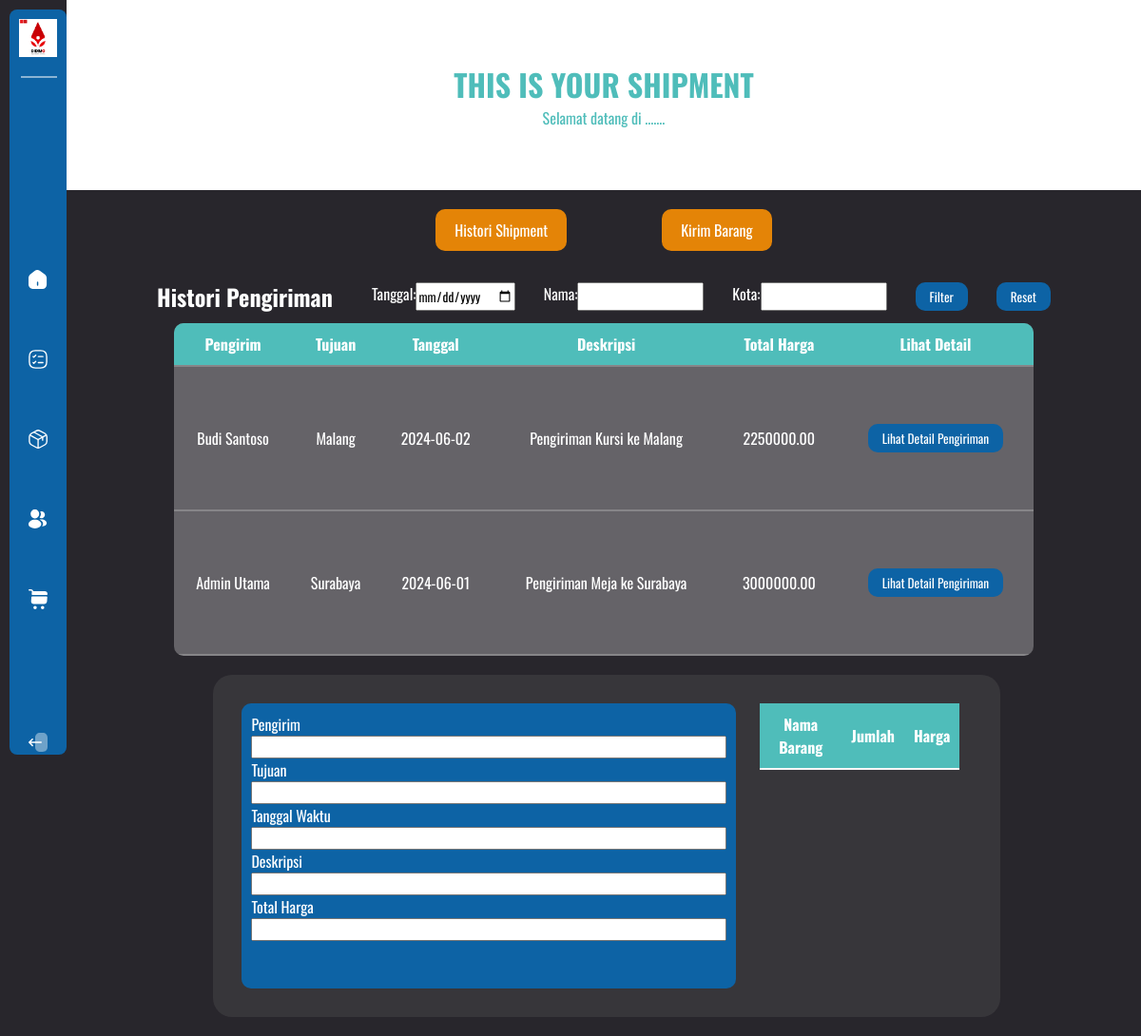
/display/shipment.php (signed in), run on the app's committed database.
### tables this page shows
CREATE TABLE IF NOT EXISTS shipment (
    idShipment INT AUTO_INCREMENT PRIMARY KEY,
    idRole INT NOT NULL,
    tujuan VARCHAR(100) NOT NULL,
    tanggal DATE NOT NULL,
    deskripsi TEXT,
    totalHarga DECIMAL(15,2) NOT NULL,
    FOREIGN KEY (idRole) REFERENCES role(idRole) ON DELETE CASCADE
);

CREATE TABLE IF NOT EXISTS employee (
    idEmployee INT AUTO_INCREMENT PRIMARY KEY,
    nama VARCHAR(100) NOT NULL,
    email VARCHAR(100) NOT NULL UNIQUE,
    password VARCHAR(255) NOT NULL,
    telp VARCHAR(20),
    salary DECIMAL(15,2) DEFAULT 0,
    status ENUM('active','nonactive') DEFAULT 'active'
);

### Pengiriman.php (called while the page is built, shortened)
<?php
require_once('DbConnection.php');
class Pengiriman{
    private $database;
    public function __construct($idShipment = null, $idRole = null, $tanggal = null, $tujuan = null,$totalHarga = null, $deskripsi = null) {
       $this->database = new DbConnection();
    }
    function getDataShipment(){
        $sql = "SELECT * FROM shipment s INNER JOIN role r ON s.idRole = r.idRole INNER JOIN employee e ON e.idEmployee = r.idEmployee ORDER BY s.tanggal DESC ;";
        $statement = $this->database->db->query($sql);
        $data = $statement->fetchAll(PDO::FETCH_ASSOC);
        return $data;
    }
}
?>

### DbConnection.php (called while the page is built, shortened)
<?php
class DbConnection{
    public function __construct()
    {
        $dsn = "mysql:host=".DB_HOST.";dbname=".DB_NAME.";charset=UTF8";
        try{
            $pdo = new PDO($dsn,DB_USER,DB_PSWD);
            if($pdo){
                $this->db = $pdo;
            }
        } catch(PDOException $e){
            echo $e->getMessage();
        }
    }
}
?>

### display/shipment.php (the view, shortened to what this page needs)
<?php
  include('../Pengiriman.php');
  @$dataDetail = [];
  @$histori = [];
  function getDataHistori($tanggal = null, $tujuan = null, $nama = null){
    $shipment = new Pengiriman();
    if($tanggal != null || $tujuan !=null || $nama != null){
    $data = $shipment-> filterShipment($tanggal, $tujuan, $nama);
    return $data;
    }else{
    $data = $shipment->getDataShipment();
    return $data;
    }
  }
?>
<!DOCTYPE html>
<html lang="en">
<head>
    <link rel="stylesheet" type="text/css" href="../style/shipment.css" />
</head>
<body>
<main>
<div class="header">
  <h1>THIS IS YOUR SHIPMENT</h1>
  <p>Selamat datang di .......</p>
</div>
<div class="page">
    <a href="#">Histori Shipment</a>
    <a href="shipmentKirim.php">Kirim Barang</a>
</div>
<div class="title">
<H2>Histori Pengiriman</H2>
<form action="shipment.php" method="post">
    <label for="filterTanggal" class="gap">Tanggal:</label>
    <input type="date" name="filterTanggal" id="filterTanggal"/>
    <label for="filterNama" class="gap">Nama:</label>
    <input type="text" name="filterNama" id="filterNama" />
    <label for="filterTujuan" class="gap">Kota:</label>
    <input type="text" name="filterTujuan" id="filterTujuan" />
    <button type="submit" name="submitFilter" class="btnSubmit gap">Filter</button>
    <button type="submit" name="resetFilter" class="btnSubmit gap">Reset</button>
</form>
</div>
  <div class="tableContainer">
    <div class="backgroundTabel">
    <table class="tableHistori">
      <thead>
        <tr>
          <th>Pengirim</th>
          <th>Tujuan</th>
          <th>Tanggal</th>
          <th>Deskripsi</th>
          <th>Total Harga</th>
          <th>Lihat Detail</th>
        </tr>
      </thead>
      <tbody>
        <?php
        if(empty($histori)):
        $data =  getDataHistori();
        foreach($data as $d):
        ?>
        <tr>
          <form action="shipment.php" method="post">
          <td><?=$d['nama'] ?></td>
          <td><?=$d['tujuan'] ?></td>
          <td><?=$d['tanggal'] ?></td>
          <td><?=$d['deskripsi'] ?></td>
          <td><?=$d['totalHarga'] ?></td>
          <td><input type="submit" name="tampilData" value="Lihat Detail Pengiriman" class="btnSubmit"/></td>
          </form>
        </tr>
        <?php
          endforeach;
            endif;
            ?>
        </tbody>
    </table>
  </div>
  </div>
  <div class="form-container">
    <div class= "cardBoarder">
    <div class="formCard">
    <form action="shipment.php" method="post">
      <div class="form-group">
    <label for="Pengirim">Pengirim</label>
    <input type="text" name="pengirim" id="pengirim" value="<?= (!empty($dataDetail['nama']) ? $dataDetail['nama'] : '') ?>" />
</div>
<div class="form-group">
    <label for="tujuan">Tujuan</label>
    <input type="text" name="tujuan" id="tujuan" value="<?= (!empty($dataDetail['tujuan']) ? $dataDetail['tujuan'] : '') ?>" readonly/>
</div>
<div class="form-group">
    <label for="tanggal">Tanggal Waktu</label>
    <input type="text" name="tanggal" id="tanggal" value="<?= (!empty($dataDetail['tanggal']) ? $dataDetail['tanggal'] : '') ?>" readonly/>
</div>
<div class="form-group">
    <label for="deskripsi">Deskripsi</label>
    <input type="text" name="deskripsi" id="deskripsi" value="<?= (!empty($dataDetail['deskripsi']) ? $dataDetail['deskripsi'] : '') ?>" readonly/>
</div>
<div class="form-group">
    <label for="totalHarga">Total Harga</label>
    <input type="number" name="totalHarga" id="totalHarga" value="<?= (!empty($dataDetail['totalHarga']) ? $dataDetail['totalHarga'] : '') ?>" readonly/>
</div>
    </form>
    </div>
    <div class="cardTableDetail">
        <table class="tableDetail" >
            <thead>
              <tr>
                <th>Nama Barang</th>
                <th>Jumlah</th>
                <th>Harga</th>
              </tr>
            </thead>
        </table>
    </div>
</div>
</div>
</main>
</body>
</html>

### style/sidebar.css (style rules this page uses)
* { margin: 0; padding: 0; font-family: 'Montserrat', sans-serif; font-family: 'Oswald', sans-serif; color: white; }
body { background-color: rgb(40, 38, 44); display: flex; max-width: 100%; max-height: 100%; }
a { text-decoration: none; color: white ; }
.sidebar { background-color: #0D63A5 ; min-width: 60px; max-width: 60px; height: 98vh; box-sizing: border-box ; padding: 10px; transition: ease-in-out 0.5s; overflow: hidden; margin: 0 0 10px 10px; border-radius: 8px; position: sticky; top: 10px; }
.label { display: flex; }
.label img { width: 40px; height: 40px; }
.menu { height: 80%; margin-top: 150px; display: flex; flex-direction: column; justify-content:space-between; }
.menu div.logout { justify-content: f; }
.item { display: flex; margin: 40px 10px 40px 0; padding: 10px; align-items: center; }
.item img { width: 20px; }
hr { margin: 10px 0; }

### style/shipment.css (style rules this page uses)
.header { display: flex; flex-direction: column; background-color: white; width: 100%; height: 200px; justify-content: center; text-align: center; }
main { width: 100%; }
.page { width: 100%; display: flex; justify-content: center; }
.page a { margin: 20px 50px 0; padding: 10px 20px; background-color: rgb(228, 132, 7); border-radius: 10px; }
.header h1, .header p { color: #4FBDBA; }
hr { border: 1px solid #ffffff85; margin: 20px 0; width: 90%; margin-left: 5%; }
.title { margin-top: 30px; display: flex; width: 100%; justify-content: space-around; align-items: center; }
.title form { display: flex; width: 50%; justify-content: end; }
.gap { margin-left: 30px; }
.tableContainer { width: 100%; display: flex; justify-content: center; margin-top: 10px; }
.backgroundTabel { width: 80%; background-color: rgba(255, 255, 255, 0.281); height: 350px; overflow-y: scroll; border-radius: 10px; }
.tableHistori { width: 100%; text-align: center; border-collapse: collapse; }
.tableHistori thead tr { background-color: #4FBDBA; }
tr { border-bottom: 2px solid rgba(223, 223, 223, 0.267);; }
thead { position: sticky; top: 0; }
th, td { padding: 10px; }
.form-container { display: flex; width: 97%; justify-content: center; padding: 20px; }
.cardBoarder { background-color: rgba(100, 100, 100, 0.267); padding: 30px; display: flex; width: 70%; border-radius: 20px; }
.formCard { width: 500px; background-color: #0D63A5; padding: 10px; border-radius: 10px; }
input { color: black; }
.form-group { display: flex; flex-direction: column; }
.cardTableDetail { flex-grow: 1; height: 300px; overflow-y: scroll; }
.backgroundTabel { display: flex; }
.tableDetail { background-color: white; text-align: center; width: 85%; margin-left: 10%; border-collapse: collapse; }
.tableDetail thead { background-color: #4FBDBA; }
.btnSubmit { padding: 5px 15px; background-color: #0D63A5; border-radius: 10px; border: none; color: white; }

### data on the page
shipment: employee.nama "Budi Santoso", tujuan "Malang", tanggal "2024-06-02", deskripsi "Pengiriman Kursi ke Malang", totalHarga "2250000.00"
shipment: employee.nama "Admin Utama", tujuan "Surabaya", tanggal "2024-06-01", deskripsi "Pengiriman Meja ke Surabaya", totalHarga "3000000.00"
